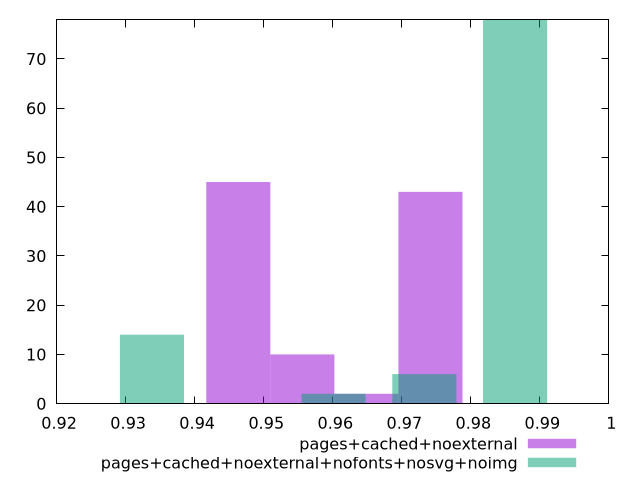

Generate this figure with gnuplot:
$_pagesCachedNoexternal <<EOF
0.9741512139705413 43
0.9463183221428115 45
0.9555959527520548 10
0.964873583361298 2
EOF
$_pagesCachedNoexternalNofontsNosvgNoimg <<EOF
0.9864187163535497 78
0.933809718148027 14
0.9601142172507884 2
0.9732664668021691 6
EOF
set key outside below
set terminal pngcairo
set output "report_00004_2020-11-02T20-21-41.718Z/first-contentful-paint/first-contentful-paint_pages+cached+noexternal_pages+cached+noexternal+nofonts+nosvg+noimg+hist.png"
set boxwidth 0.00927763060924325
set style fill transparent solid 0.5 noborder
set yrange [0:78]
plot $_pagesCachedNoexternal title "pages+cached+noexternal" with boxes ,$_pagesCachedNoexternalNofontsNosvgNoimg title "pages+cached+noexternal+nofonts+nosvg+noimg" with boxes ,
